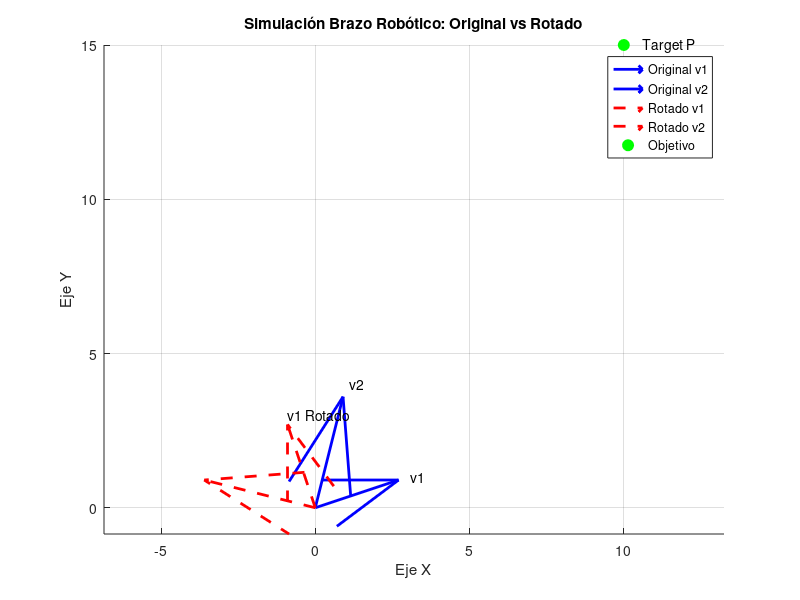

The MATLAB source for this figure:
%% CASO INTEGRAL: CONTROL DE BRAZO ROBÓTICO (Álgebra Lineal - UNEMI)
% Autor: [Tu Nombre]
% Descripción: Aplicación de las 4 unidades del sílabo para controlar un robot.
clc; clear; close all;

fprintf('--- INICIO DE LA SIMULACIÓN DEL ROBOT ---\n\n');

%% UNIDAD 3: ESPACIOS VECTORIALES (Vectores en Rn)
% Definimos la configuración inicial del brazo robótico.
% El brazo tiene dos segmentos representados por vectores bases v1 y v2.
% v1: Primer segmento del brazo
% v2: Segundo segmento del brazo
v1 = [3; 1]; 
v2 = [1; 4];

fprintf('1. Configuración de Vectores (Segmentos del brazo):\n');
disp('Vector v1:'); disp(v1');
disp('Vector v2:'); disp(v2');

%% UNIDAD 1 Y 4: MATRICES E INDEPENDENCIA LINEAL
% Creamos una matriz A donde las columnas son nuestros vectores.
% Esto nos servirá para verificar si forman una base (Conjunto Generador).
A = [v1, v2];

fprintf('2. Matriz de Transformación (Base del Robot):\n');
disp(A);

%% UNIDAD 2: DETERMINANTES
% Calculamos el determinante para ver si los vectores son linealmente independientes.
% Si det != 0, el brazo puede alcanzar cualquier punto en el plano 2D (R2).
det_A = det(A);

fprintf('3. Análisis de Determinante:\n');
fprintf('El determinante es: %.2f\n', det_A);

if abs(det_A) > 1e-5
    fprintf('>> CONCLUSIÓN: Los vectores son L.I. El brazo tiene rango de movimiento completo en 2D.\n\n');
else
    fprintf('>> ALERTA: Los vectores son dependientes. El brazo está atascado en una línea.\n\n');
end

%% UNIDAD 1: SISTEMAS DE ECUACIONES LINEALES (Ax = b)
% DESAFÍO: Queremos que el extremo del robot llegue al punto P (objetivo).
% ¿Cuánto debemos "estirar" o escalar cada segmento?
% Ecuación vectorial: c1*v1 + c2*v2 = P
% Esto es un sistema Ax = b.

Target_P = [10; 15]; % Punto objetivo en el espacio
fprintf('4. Resolución del Sistema de Ecuaciones (Targeting):\n');
fprintf('Objetivo a alcanzar: [%d, %d]\n', Target_P(1), Target_P(2));

% Resolvemos usando la inversa (Matriz Inversa - Unidad 1)
% x = A^-1 * b
if abs(det_A) > 1e-5
    coeffs = inv(A) * Target_P;
    fprintf('Solución (Escalares necesarios c1 y c2):\n');
    disp(coeffs);
    
    % Verificación (Ax - b debe ser 0)
    check = A * coeffs - Target_P;
    if norm(check) < 1e-5
        fprintf('>> Verificación exitosa: El robot alcanzó el objetivo.\n\n');
    end
else
    fprintf('>> No se puede alcanzar el objetivo (Matriz singular).\n\n');
end

%% UNIDAD 4: TRANSFORMACIONES LINEALES
% APLICACIÓN: Rotar el brazo robótico 90 grados a la izquierda.
% Definimos una matriz de Transformación T para rotación.

theta = pi/2; % 90 grados
% Matriz de rotación estándar en R2
T = [cos(theta), -sin(theta); 
     sin(theta),  cos(theta)];

fprintf('5. Transformación Lineal (Rotación de 90 grados):\n');
disp('Matriz de Transformación T:');
disp(T);

% Aplicamos la transformación a la posición original de los vectores
v1_rot = T * v1;
v2_rot = T * v2;

fprintf('Nuevas coordenadas del Vector v1 rotado:\n');
disp(v1_rot');

%% UNIDAD 4: KERNEL (NÚCLEO) Y RANGO
% Analizamos la matriz de transformación T.
% Kernel: ¿Hay algún vector que al rotarlo se vuelva cero? (Debería ser solo el origen)
% Rango: ¿Cuál es la dimensión del espacio de salida?

k_T = null(T); % Calcula el Kernel (Espacio Nulo)
r_T = rank(T); % Calcula el Rango (Dimensión)

fprintf('6. Análisis de Kernel y Rango de la Transformación:\n');
if isempty(k_T)
    fprintf('Kernel: {0} (Solo el vector cero se anula, transformación inyectiva).\n');
else
    fprintf('Kernel: No vacío (Transformación colapsa dimensiones).\n');
end
fprintf('Rango de la matriz T: %d (Dimensiones conservadas).\n', r_T);

%% GRAFICACIÓN (Visualización del Caso)
figure;
hold on; grid on;
axis equal;
title('Simulación Brazo Robótico: Original vs Rotado');
xlabel('Eje X'); ylabel('Eje Y');

% Graficar vectores originales
quiver(0,0, v1(1), v1(2), 'b', 'LineWidth', 2, 'MaxHeadSize', 0.5);
quiver(0,0, v2(1), v2(2), 'b', 'LineWidth', 2, 'MaxHeadSize', 0.5);
text(v1(1), v1(2), ' v1');
text(v2(1), v2(2), ' v2');

% Graficar vectores rotados
quiver(0,0, v1_rot(1), v1_rot(2), 'r--', 'LineWidth', 2, 'MaxHeadSize', 0.5);
quiver(0,0, v2_rot(1), v2_rot(2), 'r--', 'LineWidth', 2, 'MaxHeadSize', 0.5);
text(v1_rot(1), v1_rot(2), ' v1 Rotado');

% Graficar el punto objetivo
plot(Target_P(1), Target_P(2), 'go', 'MarkerFaceColor', 'g', 'MarkerSize', 8);
text(Target_P(1)+0.5, Target_P(2), ' Target P');

legend('Original v1', 'Original v2', 'Rotado v1', 'Rotado v2', 'Objetivo');
hold off;

fprintf('--- FIN DE LA SIMULACIÓN ---\n');
